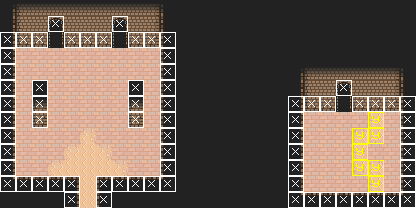

This game map was drawn from its Tiled (.tmx) file and the tilesets committed beside it. A one-line description and the full map source follow:
An orthogonal 26x13 tile map with 16x16 px tiles, 4 tile layers (Tile Layer 1, Tile Layer 2, upper, invisible).

<map version="1.10" tiledversion="1.10.2" orientation="orthogonal" renderorder="right-down" width="26" height="13" tilewidth="16" tileheight="16" infinite="0" backgroundcolor="#222222" nextlayerid="8" nextobjectid="1">
 <tileset firstgid="1" source="DesertTomb-16px.tsx" />
 <layer id="2" name="Tile Layer 1" width="26" height="13">
  <data encoding="csv">
76,41,42,42,42,42,42,42,42,43,78,0,0,0,0,0,0,0,0,0,0,0,0,0,0,0,
76,41,42,42,42,42,42,42,42,43,78,0,0,0,0,0,0,0,0,0,0,0,0,0,0,0,
76,49,50,50,50,50,50,50,50,51,78,0,0,0,0,0,0,0,0,0,0,0,0,0,0,0,
76,10,10,10,10,10,10,10,10,10,78,0,0,0,0,0,0,0,0,0,0,0,0,0,0,0,
76,10,10,10,10,10,10,10,10,10,78,0,0,0,0,0,0,0,76,41,42,42,42,42,43,78,
76,10,77,10,10,10,10,10,77,10,78,0,0,0,0,0,0,0,76,41,42,42,42,42,43,78,
76,10,44,10,10,10,10,10,44,10,78,0,0,0,0,0,0,0,76,49,50,50,50,50,51,78,
76,10,52,10,10,10,10,10,52,10,78,0,0,0,0,0,0,0,76,10,10,10,10,10,10,78,
76,10,10,10,10,10,10,10,10,10,78,0,0,0,0,0,0,0,76,10,10,10,10,10,10,78,
76,10,10,10,10,10,10,10,10,10,78,0,0,0,0,0,0,0,76,10,10,10,10,10,10,78,
76,10,10,10,14,14,14,10,10,10,78,0,0,0,0,0,0,0,76,10,10,10,10,10,10,78,
84,85,85,85,76,14,78,85,85,85,86,0,0,0,0,0,0,0,76,10,10,10,10,10,10,78,
0,0,0,0,76,14,78,0,0,0,0,0,0,0,0,0,0,0,84,85,85,85,85,85,85,86
</data>
 </layer>
 <layer id="3" name="Tile Layer 2" width="26" height="13">
  <data encoding="csv">
71,71,71,71,71,71,71,71,71,71,71,0,0,0,0,0,0,0,0,0,0,0,0,0,0,0,
0,0,0,65,0,0,0,65,0,0,0,0,0,0,0,0,0,0,0,0,0,0,0,0,0,0,
0,0,0,73,0,0,0,73,0,0,0,0,0,0,0,0,0,0,0,0,0,0,0,0,0,0,
0,0,0,0,0,0,0,0,0,0,0,0,0,0,0,0,0,0,0,0,0,0,0,0,0,0,
0,0,0,0,0,0,0,0,0,0,0,0,0,0,0,0,0,0,71,71,71,71,71,71,71,71,
0,0,0,0,0,0,0,0,0,0,0,0,0,0,0,0,0,0,0,0,0,65,0,0,0,0,
0,0,71,0,0,0,0,0,71,0,0,0,0,0,0,0,0,0,0,0,0,73,0,0,0,0,
0,0,0,0,0,0,0,0,0,0,0,0,0,0,0,0,0,0,0,0,0,0,0,13,0,0,
0,0,0,0,0,8,0,0,0,0,0,0,0,0,0,0,0,0,0,0,0,0,5,22,0,0,
0,0,0,0,5,14,7,0,0,0,0,0,0,0,0,0,0,0,0,0,0,0,16,0,0,0,
0,0,0,5,0,0,0,7,0,0,0,0,0,0,0,0,0,0,0,0,0,0,21,6,0,0,
0,0,0,0,85,0,85,0,0,0,0,0,0,0,0,0,0,0,0,0,0,0,0,13,0,0,
0,0,0,0,0,0,0,0,0,0,0,0,0,0,0,0,0,0,0,0,0,0,0,0,0,0
</data>
 </layer>
 <layer id="7" name="upper" width="26" height="13">
  <data encoding="csv">
0,0,0,0,0,0,0,0,0,0,0,0,0,0,0,0,0,0,0,0,0,0,0,0,0,0,
0,0,0,0,0,0,0,0,0,0,0,0,0,0,0,0,0,0,0,0,0,0,0,0,0,0,
0,0,0,0,0,0,0,0,0,0,0,0,0,0,0,0,0,0,0,0,0,0,0,0,0,0,
0,0,0,0,0,0,0,0,0,0,0,0,0,0,0,0,0,0,0,0,0,0,0,0,0,0,
0,0,0,0,0,0,0,0,0,0,0,0,0,0,0,0,0,0,0,0,0,0,0,0,0,0,
0,0,0,0,0,0,0,0,0,0,0,0,0,0,0,0,0,0,0,0,0,0,0,0,0,0,
0,0,0,0,0,0,0,0,0,0,0,0,0,0,0,0,0,0,0,0,0,0,0,0,0,0,
0,0,0,0,0,0,0,0,0,0,0,0,0,0,0,0,0,0,0,0,0,0,0,0,0,0,
0,0,0,0,0,0,0,0,0,0,0,0,0,0,0,0,0,0,0,0,0,0,0,0,0,0,
0,0,0,0,0,0,0,0,0,0,0,0,0,0,0,0,0,0,0,0,0,0,0,0,0,0,
0,0,0,0,0,0,0,0,0,0,0,0,0,0,0,0,0,0,0,0,0,0,0,0,0,0,
0,0,0,0,0,0,0,0,0,0,0,0,0,0,0,0,0,0,0,0,0,0,0,0,0,0,
0,0,0,0,0,0,0,0,0,0,0,0,0,0,0,0,0,0,0,0,0,0,0,0,0,0
</data>
 </layer>
 <layer id="5" name="invisible" width="26" height="13">
  <data encoding="csv">
0,0,0,0,0,0,0,0,0,0,0,0,0,0,0,0,0,0,0,0,0,0,0,0,0,0,
0,0,0,88,0,0,0,88,0,0,0,0,0,0,0,0,0,0,0,0,0,0,0,0,0,0,
88,88,88,0,88,88,88,0,88,88,88,0,0,0,0,0,0,0,0,0,0,0,0,0,0,0,
88,0,0,0,0,0,0,0,0,0,88,0,0,0,0,0,0,0,0,0,0,0,0,0,0,0,
88,0,0,0,0,0,0,0,0,0,88,0,0,0,0,0,0,0,0,0,0,0,0,0,0,0,
88,0,88,0,0,0,0,0,88,0,88,0,0,0,0,0,0,0,0,0,0,88,0,0,0,0,
88,0,88,0,0,0,0,0,88,0,88,0,0,0,0,0,0,0,88,88,88,0,88,88,88,88,
88,0,88,0,0,0,0,0,88,0,88,0,0,0,0,0,0,0,88,0,0,0,0,87,0,88,
88,0,0,0,0,0,0,0,0,0,88,0,0,0,0,0,0,0,88,0,0,0,87,87,0,88,
88,0,0,0,0,0,0,0,0,0,88,0,0,0,0,0,0,0,88,0,0,0,87,0,0,88,
88,0,0,0,0,0,0,0,0,0,88,0,0,0,0,0,0,0,88,0,0,0,87,87,0,88,
88,88,88,88,88,0,88,88,88,88,88,0,0,0,0,0,0,0,88,0,0,0,0,87,0,88,
0,0,0,0,88,0,88,0,0,0,0,0,0,0,0,0,0,0,88,88,88,88,88,88,88,88
</data>
 </layer>
</map>